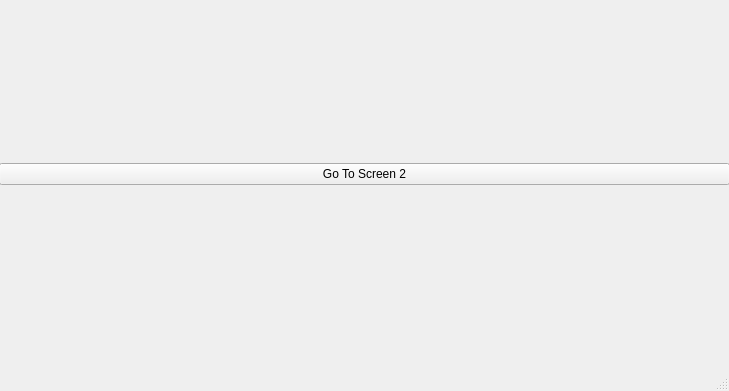
<?xml version="1.0" encoding="UTF-8"?>
<ui version="4.0">
 <class>MainWindow</class>
 <widget class="QMainWindow" name="MainWindow">
  <property name="geometry">
   <rect>
    <x>0</x>
    <y>0</y>
    <width>729</width>
    <height>391</height>
   </rect>
  </property>
  <property name="windowTitle">
   <string>Main Window</string>
  </property>
  <widget class="QWidget" name="centralwidget">
   <widget class="QWidget" name="horizontalLayoutWidget">
    <property name="geometry">
     <rect>
      <x>-1</x>
      <y>-1</y>
      <width>731</width>
      <height>351</height>
     </rect>
    </property>
    <layout class="QHBoxLayout" name="horizontalLayout">
     <item>
      <widget class="QPushButton" name="nav_but_1">
       <property name="text">
        <string>Go To Screen 2</string>
       </property>
      </widget>
     </item>
    </layout>
   </widget>
  </widget>
  <widget class="QMenuBar" name="menubar">
   <property name="geometry">
    <rect>
     <x>0</x>
     <y>0</y>
     <width>729</width>
     <height>22</height>
    </rect>
   </property>
  </widget>
  <widget class="QStatusBar" name="statusbar"/>
 </widget>
 <resources/>
 <connections/>
</ui>
